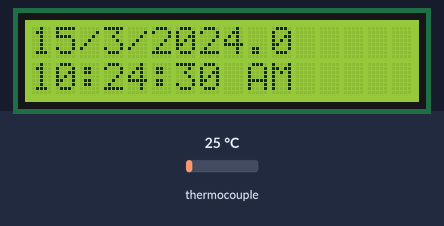
A sketch run on a simulated Arduino Uno, built with avr-gcc and run on an emulated ATmega328P. Shown: 16×2 character LCD. Inputs (shaded band) come from the test bench; at power-on: thermocouple 25 °C. The local clock reads 2024-03-15 10:24:30 at power-on unless the sketch sets it; what the sketch prints to the serial monitor is not drawn.

Above: at 1.3 s.
1.4 s: thermocouple set to 6 °C
At 3.0 s:
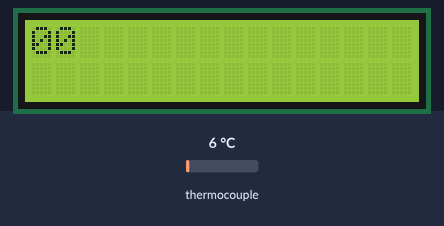
4.6 s: thermocouple set to 75 °C
At 5.0 s:
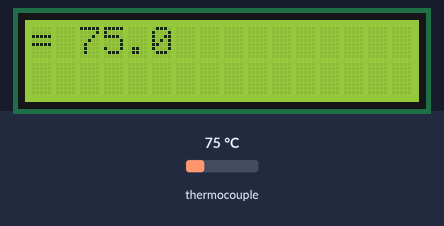
7.8 s: thermocouple set to 150 °C
At 13.2 s:
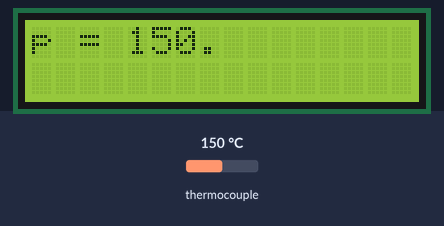
Timing chart, 0 to 14.7 s (numbered marks = the images above; inputs shaded):
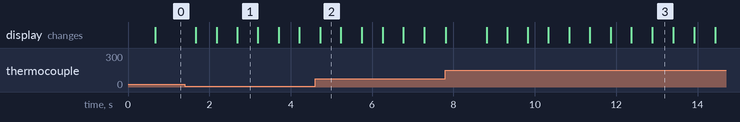

Measured:
- what the display in image 1 shows lasts 0.5 s, from 2.7 s to 3.2 s

The sketch:

Proyecto_Final_Completado.ino
```cpp
#include <RTClib.h>
#include <LiquidCrystal_I2C.h>
#include "Max6675.h"
#include <stdlib.h>
#include <LCD.h>
#include <Wire.h>
#include <Adafruit_I2CDevice.h>
// Configura la dirección I2C del LCD (por defecto suele ser 0x27 o 0x3F)
LiquidCrystal_I2C lcd(0x27, 2, 1, 0, 4, 5, 6, 7);

// Instancia del objeto RTC DS3231
RTC_DS3231 rtc;
int thermoDO = 6;
int thermoCS = 5;
int thermoCLK = 4;

MAX6675 thermocouple(thermoCLK, thermoCS, thermoDO);
int vccPin = 3;
int gndPin = 2;

void setup(void) {
    // Inicia la comunicación serial
  Serial.begin(9600);

  // Inicia el LCD con 16 columnas y 2 filas
  lcd.begin(16, 2);
  lcd.setBacklightPin(3, POSITIVE); // Pin 3 positivo
  lcd.setBacklight(HIGH);           // Mantener retroiluminación activada

  pinMode(vccPin, OUTPUT); digitalWrite(vccPin, HIGH);
  pinMode(gndPin, OUTPUT); digitalWrite(gndPin, LOW);


  lcd.begin(16,2); // Inicia LCD con 16 columnas x 2 renglones
  lcd.setBacklightPin(3,POSITIVE); // Pin 3 Poistivo
  lcd.setBacklight(HIGH);  // Mantener en ALTO

  // Verifica si el RTC está presente
  if (!rtc.begin()) {
    lcd.setCursor(0, 0);
    lcd.print("No RTC found");
    while (1);
  }

  // Verifica si el reloj está detenido, si es así, lo pone en marcha
  if (rtc.lostPower()) {
    lcd.setCursor(0, 0);
    lcd.print("RTC lost power");
    lcd.setCursor(0, 1);
    lcd.print("Adjusting time");
    // Establece la fecha y hora en el RTC (modifica esta línea con la fecha/hora actual)
    rtc.adjust(DateTime(F(__DATE__), F(__TIME__)));
  }


}

String floatToString(float x, byte precision = 4) {
  char tmp[50];
  dtostrf(x, 0, precision, tmp);
  return String(tmp);

}

float Temp;
char Msj[16];
char strAux[5];
String ObjStrAux;

void loop(void) {
  for (int i = strlen(Msj); i>=0; i--){
  Temp = thermocouple.readCelsius(); // Lectura de termocupla con el metodo readCelcius
  Serial.print("Temp = ");  // Visualizo en monitor Serie
  Serial.println(Temp);    // Visualizo valor de la variable temp
  lcd.clear();
  lcd.setCursor (0, 0);

  ObjStrAux = floatToString(Temp, 3);
  ObjStrAux.toCharArray(strAux,5);
  strcpy(Msj,"Temp = ");
  strcat(Msj,strAux);
  lcd.print(Msj + i);
  delay(500);
  }
   // Obtiene la fecha y hora actual desde el RTC
  DateTime now = rtc.now();

  // Convierte la hora de 24 horas a 12 horas
  int hour = now.hour();
  String ampm = "AM";

  if (hour == 0) {  // Medianoche (00:00)
    hour = 12;      // Mostrar como 12:XX AM
  } else if (hour == 12) {  // Mediodía (12:00)
    ampm = "PM";    // Mostrar como 12:XX PM
  } else if (hour > 12) {  // Hora después del mediodía
    hour -= 12;     // Convertir al formato de 12 horas
    ampm = "PM";    // Mostrar PM
  }

  // Muestra la fecha en formato (dd/mm/aaaa) en la segunda fila del LCD
  lcd.setCursor(0, 0);
  lcd.print(now.day(), DEC);
  lcd.print('/');
  lcd.print(now.month(), DEC);
  lcd.print('/');
  lcd.print(now.year(), DEC);

  // Muestra la hora en formato de 12 horas (hh:mm:ss AM/PM) en la segunda fila del LCD
  lcd.setCursor(0, 1);
  lcd.print(hour);           // Hora en formato de 12 horas
  lcd.print(':');
  lcd.print(now.minute() < 10 ? "0" : ""); // Añade un cero si es menor a 10
  lcd.print(now.minute());
  lcd.print(':');
  lcd.print(now.second() < 10 ? "0" : ""); // Añade un cero si es menor a 10
  lcd.print(now.second());
  lcd.print(" ");
  lcd.print(ampm);          // Imprime "AM" o "PM"

  //u8g2.clearBuffer();					// Limpiar la memoria interna


  delay(1000);  // Espera de 1 segundo
}
```
